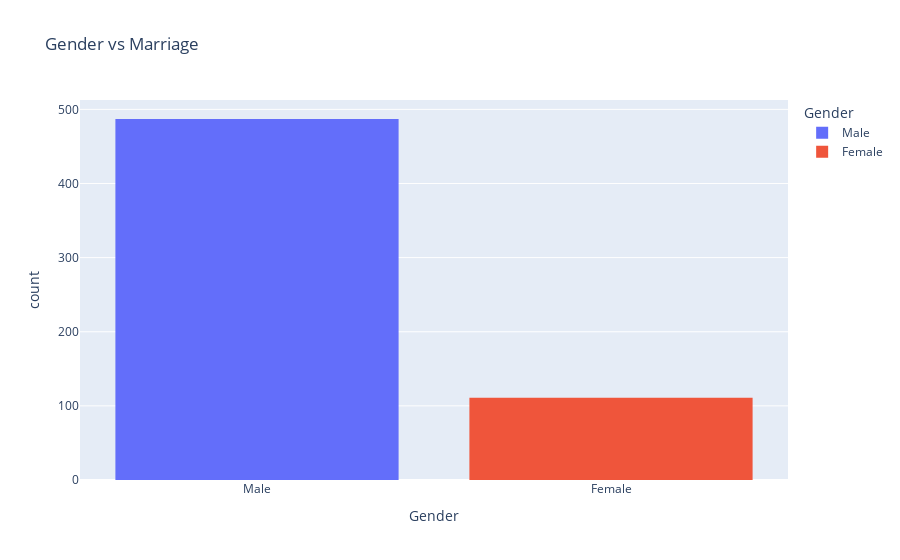

The notebook cell this image was saved under:
### Code cell
px.histogram(df_loan,x='Gender',title="Gender vs Marriage",color='Gender')

### Figure 1 — Plotly figure (JSON) as saved in the notebook; plotly's stock layout.template omitted (floating-point values rounded to 4 significant figures; data arrays with more than 128 entries replaced by an {"elided": "..."} marker saying what was removed)
{"data": [{"alignmentgroup": "True", "bingroup": "x", "hovertemplate": "Gender=%{x}<br>count=%{y}<extra></extra>", "legendgroup": "Male", "marker": {"color": "#636efa", "pattern": {"shape": ""}}, "name": "Male", "offsetgroup": "Male", "orientation": "v", "showlegend": true, "type": "histogram", "x": {"elided": "487 str values"}, "xaxis": "x", "yaxis": "y"}, {"alignmentgroup": "True", "bingroup": "x", "hovertemplate": "Gender=%{x}<br>count=%{y}<extra></extra>", "legendgroup": "Female", "marker": {"color": "#EF553B", "pattern": {"shape": ""}}, "name": "Female", "offsetgroup": "Female", "orientation": "v", "showlegend": true, "type": "histogram", "x": ["Female", "Female", "Female", "Female", "Female", "Female", "Female", "Female", "Female", "Female", "Female", "Female", "Female", "Female", "Female", "Female", "Female", "Female", "Female", "Female", "Female", "Female", "Female", "Female", "Female", "Female", "Female", "Female", "Female", "Female", "Female", "Female", "Female", "Female", "Female", "Female", "Female", "Female", "Female", "Female", "Female", "Female", "Female", "Female", "Female", "Female", "Female", "Female", "Female", "Female", "Female", "Female", "Female", "Female", "Female", "Female", "Female", "Female", "Female", "Female", "Female", "Female", "Female", "Female", "Female", "Female", "Female", "Female", "Female", "Female", "Female", "Female", "Female", "Female", "Female", "Female", "Female", "Female", "Female", "Female", "Female", "Female", "Female", "Female", "Female", "Female", "Female", "Female", "Female", "Female", "Female", "Female", "Female", "Female", "Female", "Female", "Female", "Female", "Female", "Female", "Female", "Female", "Female", "Female", "Female", "Female", "Female", "Female", "Female", "Female", "Female"], "xaxis": "x", "yaxis": "y"}], "layout": {"autosize": true, "barmode": "relative", "legend": {"title": {"text": "Gender"}, "tracegroupgap": 0}, "title": {"text": "Gender vs Marriage"}, "xaxis": {"anchor": "y", "autorange": true, "categoryarray": ["Male", "Female"], "categoryorder": "array", "domain": [0, 1], "range": [-0.5, 1.5], "title": {"text": "Gender"}, "type": "category"}, "yaxis": {"anchor": "x", "autorange": true, "domain": [0, 1], "range": [0, 512.6], "title": {"text": "count"}}}}
